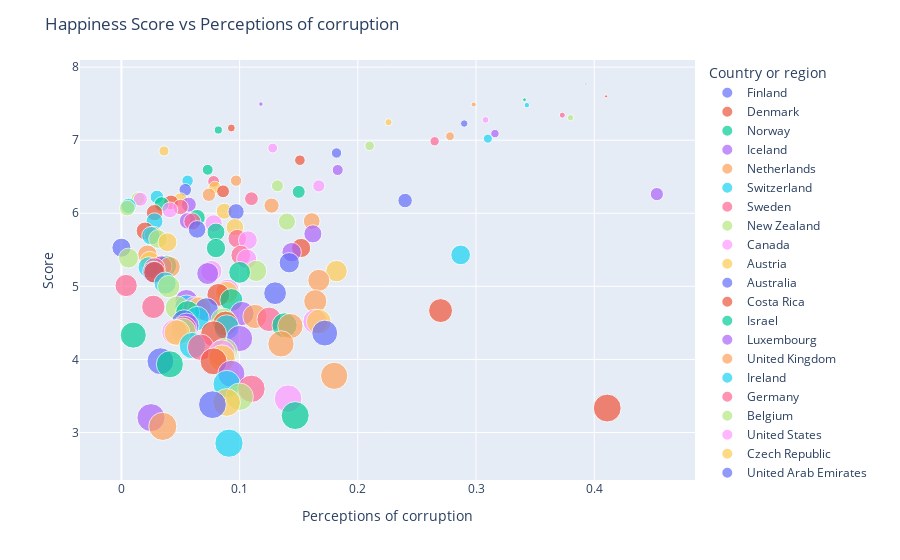

The notebook cell this image was saved under:
### Markdown cell above
### 3.9 Scatter plot for Happiness Score vs Perceptions of corruption

### Code cell
fig = px.scatter(a_2019, x="Perceptions of corruption", y="Score",
           animation_group="Overall rank",
           size="Overall rank", color="Country or region", hover_name="Country or region",
          trendline= "ols")

fig.update_layout(
    title_text='Happiness Score vs Perceptions of corruption'
)
fig.show()
